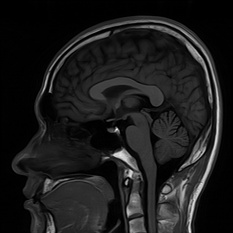
#> input picture Experiment_03/Inputs/images/MRI.jpg, 233 x 233 px, shrunk from 512 x 512 before the run, found by its file name
$ python example_01_matrix_properties.py
#> lines starting #> are read from the running program, lines starting #| are printed output that depends on the picture
"""
Experiment 01 - Example 7.1: Loading Medical Image and Inspecting Matrix Properties
Course: Medical Image Processing (B.Sc. Biomedical Engineering)
Faculty: Engr. Rana Talha Khalid | Department of Biomedical Engineering, Riphah International University
"""

import os
import cv2
import numpy as np
import matplotlib.pyplot as plt

def main():
    print("=" * 70)
    print("EXAMPLE 7.1: LOADING MEDICAL IMAGE & INSPECTING MATRIX PROPERTIES")
    print("=" * 70)

    # 1. Load image (Grayscale)
    image_path = 'images/MRI.jpg'
    if not os.path.exists(image_path):
        image_path = os.path.join('..', 'images', 'MRI.jpg')

    img = cv2.imread(image_path, cv2.IMREAD_GRAYSCALE)
#> img is the input picture: shape (233, 233); min 0, max 247, mean 27.9
    if img is None:
        raise FileNotFoundError(f"Could not load image from {image_path}")

    # 2. Inspect matrix properties
    height, width = img.shape
#> height = 233; width = 233
    total_pixels = height * width
#> total_pixels = 54289
    dtype = img.dtype
    min_val, max_val = int(img.min()), int(img.max())
#> min_val = 0; max_val = 247
    mean_val, std_val = float(img.mean()), float(img.std())
#> mean_val = 27.9; std_val = 33.63

    print(f"Matrix Dimensions (H x W) : ({height}, {width}) Pixels")
#| Matrix Dimensions (H x W) : (233, 233) Pixels
    print(f"Data Type / Bit Depth     : {dtype} (8-bit Unsigned Integer, 0 to 255)")
#| Data Type / Bit Depth     : uint8 (8-bit Unsigned Integer, 0 to 255)
    print(f"Total Number of Pixels    : {total_pixels:,} pixels")
#| Total Number of Pixels    : 54,289 pixels
    print(f"Min / Max Intensity       : {min_val} (Pure Black) / {max_val} (Brightest Tissue)")
#| Min / Max Intensity       : 0 (Pure Black) / 247 (Brightest Tissue)
    print(f"Mean / Std Dev Intensity  : {mean_val:.2f} / {std_val:.2f}")
#| Mean / Std Dev Intensity  : 27.90 / 33.63

    # 3. Center Pixel Value
    center_y, center_x = height // 2, width // 2
#> center_y = 116; center_x = 116
    center_val = int(img[center_y, center_x])
#> center_val = 24
    print(f"Center Pixel Value (y={center_y}, x={center_x}): {center_val}")
#| Center Pixel Value (y=116, x=116): 24

    # 4. Extract 5x5 sub-matrix
    y_start, x_start = min(100, height - 6), min(120, width - 6)
#> y_start = 100; x_start = 120
    sub_matrix = img[y_start:y_start+5, x_start:x_start+5]
#> sub_matrix = [[47, 18, 19, 36, 45], [40, 11, 15, 32, 39], [39, 14, 17, 23, 26], [40, 15, 19, 26, 30], [39, 19, 15, 26, 33]]
    print("\nExtracted 5x5 Intensity Sub-Matrix:")
    print(sub_matrix)
#| [[47 18 19 36 45]
#|  [40 11 15 32 39]
#|  [39 14 17 23 26]
#|  [40 15 19 26 30]
#|  [39 19 15 26 33]]

    # 5. Visualization
    os.makedirs('outputs', exist_ok=True)
    fig, axes = plt.subplots(1, 2, figsize=(11, 5), facecolor='#0f172a')

    # Full image with ROI box
    axes[0].imshow(img, cmap='gray')
    axes[0].set_title(f"Brain MRI Grayscale ({height}x{width})", color='white', fontsize=12, fontweight='bold')
    axes[0].axis('off')

    # Draw rectangle around 5x5 ROI
    rect = plt.Rectangle((x_start-0.5, y_start-0.5), 5, 5, edgecolor='#ef4444', facecolor='none', lw=2)
    axes[0].add_patch(rect)
    axes[0].plot(center_x, center_y, 'y+', markersize=12, markeredgewidth=2, label=f'Center ({center_val})')
    axes[0].legend(loc='upper right', facecolor='#1e293b', edgecolor='#475569', labelcolor='white')

    # Heatmap of 5x5 ROI
    cax = axes[1].imshow(sub_matrix, cmap='magma', vmin=min_val, vmax=max_val)
    axes[1].set_title("5x5 Numerical ROI Intensity Heatmap", color='white', fontsize=12, fontweight='bold')
    axes[1].set_xticks(range(5))
    axes[1].set_yticks(range(5))
    axes[1].set_xticklabels([f"x={x_start+i}" for i in range(5)], color='white', fontsize=8)
    axes[1].set_yticklabels([f"y={y_start+i}" for i in range(5)], color='white', fontsize=8)

    # Overlay numerical values
    for i in range(5):
        for j in range(5):
            val = sub_matrix[i, j]
            text_color = "black" if val > 128 else "white"
            axes[1].text(j, i, f"{val}", ha="center", va="center", color=text_color, fontweight='bold', fontsize=9)

    cbar = fig.colorbar(cax, ax=axes[1], fraction=0.046, pad=0.04)
    cbar.ax.yaxis.set_tick_params(color='white')
    plt.setp(plt.getp(cbar.ax.axes, 'yticklabels'), color='white')

    plt.tight_layout()
    output_path = 'outputs/example_01_matrix_properties_python.png'
    plt.savefig(output_path, dpi=200, facecolor=fig.get_facecolor())
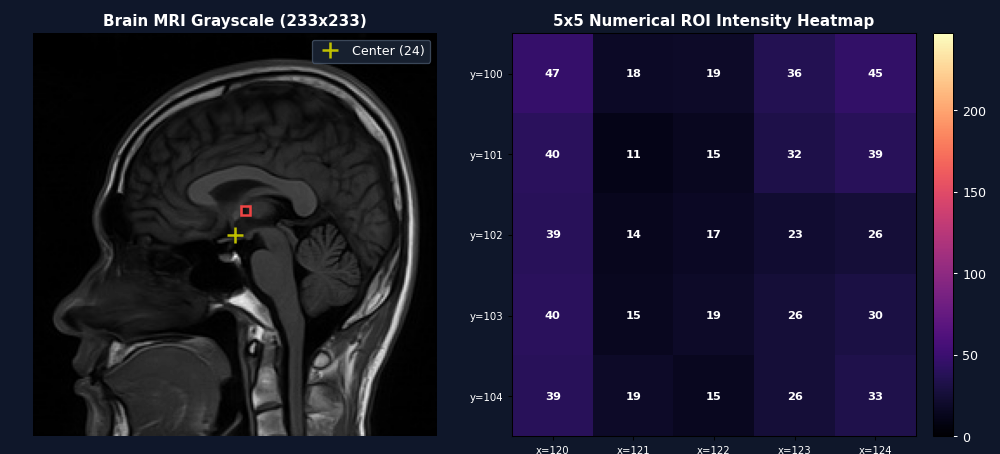
#> figure drawn by matplotlib, 3 panels
    plt.close()
    print(f"\n[SAVED] Visualization saved to: {output_path}")

if __name__ == '__main__':
    main()
